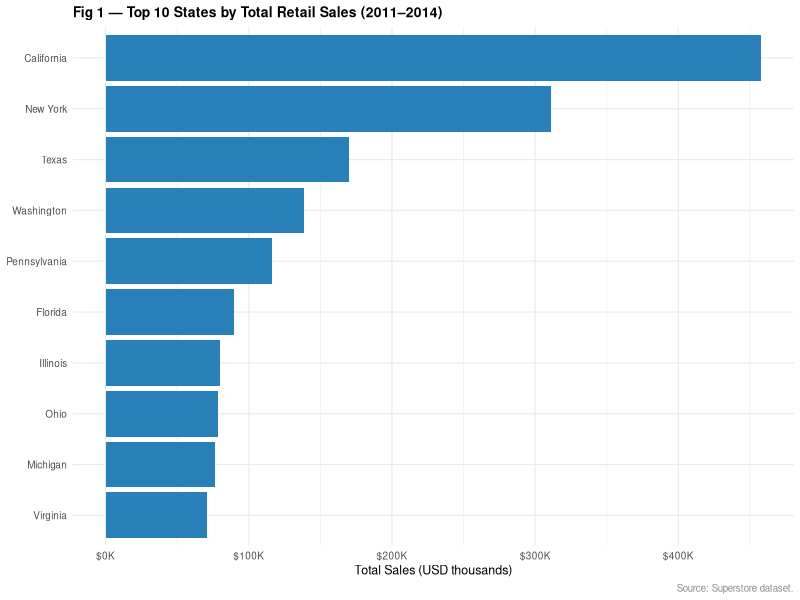
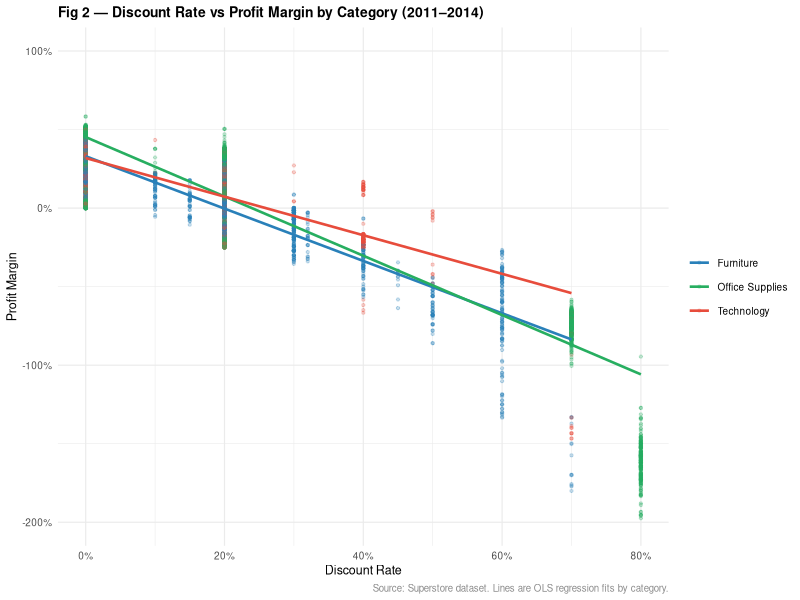
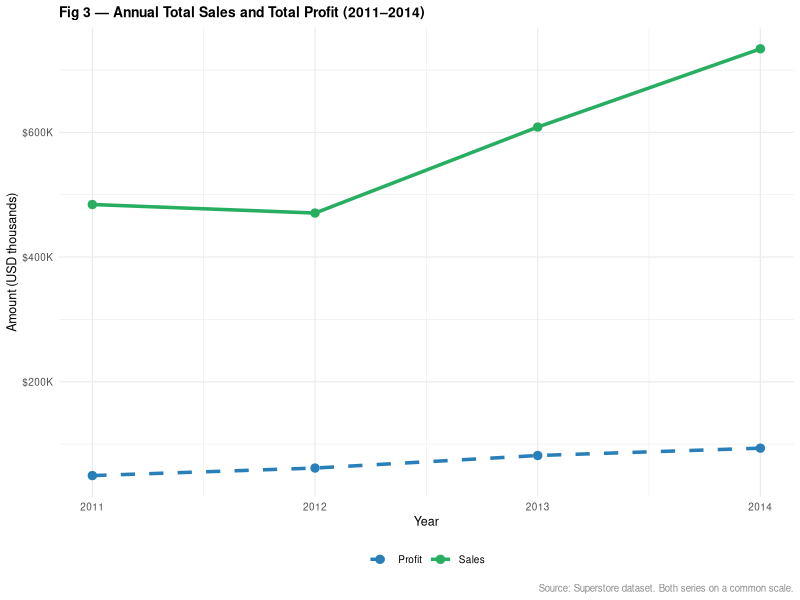
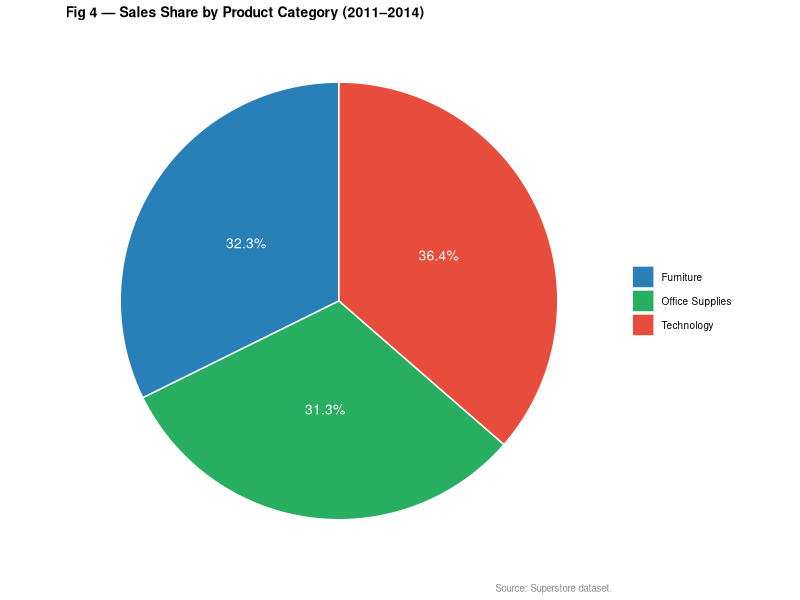
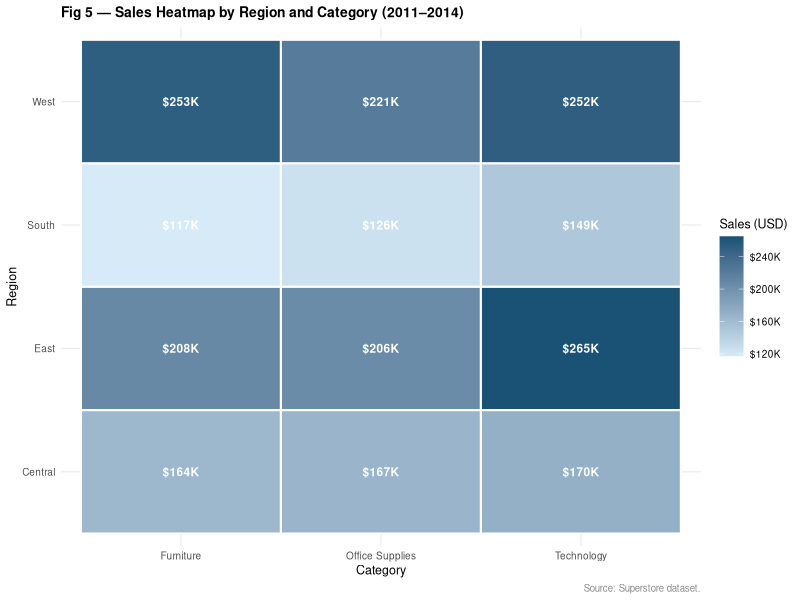

Here is the R script that generated these plots, in order:
## ---- chunk 1
library(ggplot2); library(dplyr); library(scales); library(knitr)
ss   <- read.csv("../data/superstore_us_clean.csv", stringsAsFactors=FALSE)
ss$Order.Date <- as.Date(ss$Order.Date)
ss$Year       <- as.integer(format(ss$Order.Date, "%Y"))
pop  <- read.csv("../data/population_by_state.csv", stringsAsFactors=FALSE)
inc  <- read.csv("../data/income_by_state.csv",     stringsAsFactors=FALSE)
unemp<- read.csv("../data/unemployment_by_state.csv", stringsAsFactors=FALSE)
econ <- ss %>% group_by(State) %>%
  summarise(Total_Sales=sum(Sales), Total_Profit=sum(Profit),
            Profit_Margin=sum(Profit)/sum(Sales), .groups="drop") %>%
  left_join(pop,                              by="State") %>%
  left_join(inc[,c("State","Median_Household_Income")],  by="State") %>%
  left_join(unemp[,c("State","Unemployment_Rate")], by="State")
th <- theme_minimal(base_size=9) +
  theme(plot.title=element_text(face="bold",size=10),
        plot.caption=element_text(size=7,colour="grey55"))
## ---- chunk 2
prov <- data.frame(
  Dataset=c("US State Population","Median Household Income","State Unemployment Rates"),
  Source=c("US Census Bureau (NST-EST2025-POP)","US Census ACS 1-Year Estimates","BLS LAUS Program"),
  Year=c("2024","2022","2022"), Unit=c("Persons","USD","% rate"),
  `Join Key`=c("State","State","State"),
  Justification=c(
    "Population proxies market size; larger states expected to show higher absolute sales volumes.",
    "Income reflects consumer spending capacity and is associated with demand for higher-margin goods.",
    "Unemployment indicates economic stress; may correlate with compressed margins or discount pressure."
  ), check.names=FALSE)
kable(prov, caption="External Dataset Provenance", booktabs=TRUE)
## ---- chunk 3
top10 <- ss %>% group_by(State) %>% summarise(S=sum(Sales),.groups="drop") %>%
  arrange(desc(S)) %>% slice_head(n=10)
ggplot(top10,aes(reorder(State,S),S))+geom_col(fill="#2980b9")+coord_flip()+
  scale_y_continuous(labels=dollar_format(scale=1e-3,suffix="K"))+
  labs(title="Fig 1 — Top 10 States by Total Retail Sales (2011–2014)",
       x=NULL,y="Total Sales (USD thousands)",caption="Source: Superstore dataset.")+th
## ---- chunk 4
ggplot(ss,aes(Discount,Profit_Margin,colour=Category))+
  geom_point(alpha=0.25,size=0.8)+geom_smooth(method="lm",se=FALSE,linewidth=0.9)+
  scale_x_continuous(labels=percent_format())+
  scale_y_continuous(labels=percent_format(),limits=c(-2,1))+
  scale_colour_manual(values=c("#2980b9","#27ae60","#e74c3c"))+
  labs(title="Fig 2 — Discount Rate vs Profit Margin by Category (2011–2014)",
       x="Discount Rate",y="Profit Margin",colour=NULL,
       caption="Source: Superstore dataset. Lines are OLS regression fits by category.")+th
## ---- chunk 5
tr <- ss %>% group_by(Year) %>%
  summarise(Sales=sum(Sales),Profit=sum(Profit),.groups="drop")
ggplot(tr,aes(Year))+
  geom_line(aes(y=Sales, colour="Sales"), linewidth=1.2)+
  geom_point(aes(y=Sales,colour="Sales"),size=2.5)+
  geom_line(aes(y=Profit,colour="Profit"),linewidth=1.2,linetype="dashed")+
  geom_point(aes(y=Profit,colour="Profit"),size=2.5)+
  scale_colour_manual(values=c("Sales"="#27ae60","Profit"="#2980b9"))+
  scale_y_continuous(labels=dollar_format(scale=1e-3,suffix="K"))+
  scale_x_continuous(breaks=2011:2014)+
  labs(title="Fig 3 — Annual Total Sales and Total Profit (2011–2014)",
       x="Year",y="Amount (USD thousands)",colour=NULL,
       caption="Source: Superstore dataset. Both series on a common scale.")+
  th+theme(legend.position="bottom")
## ---- chunk 6
cs <- ss %>% group_by(Category) %>% summarise(S=sum(Sales),.groups="drop") %>%
  mutate(Pct=S/sum(S))
ggplot(cs,aes("",S,fill=Category))+geom_col(width=1,colour="white")+
  coord_polar(theta="y")+
  scale_fill_manual(values=c("#2980b9","#27ae60","#e74c3c"))+
  geom_text(aes(label=percent(Pct,0.1)),position=position_stack(vjust=0.5),
            colour="white",size=3.5)+
  labs(title="Fig 4 — Sales Share by Product Category (2011–2014)",fill=NULL,
       caption="Source: Superstore dataset.")+
  th+theme(axis.title=element_blank(),axis.text=element_blank(),panel.grid=element_blank())
## ---- chunk 7
hm <- ss %>% group_by(Region,Category) %>% summarise(S=sum(Sales),.groups="drop")
ggplot(hm,aes(Category,Region,fill=S))+geom_tile(colour="white",linewidth=0.7)+
  geom_text(aes(label=dollar(round(S/1e3),suffix="K")),
            colour="white",fontface="bold",size=3)+
  scale_fill_gradient(low="#d6eaf8",high="#1a5276",
                      labels=dollar_format(scale=1e-3,suffix="K"))+
  labs(title="Fig 5 — Sales Heatmap by Region and Category (2011–2014)",
       x="Category",y="Region",fill="Sales (USD)",
       caption="Source: Superstore dataset.")+th
